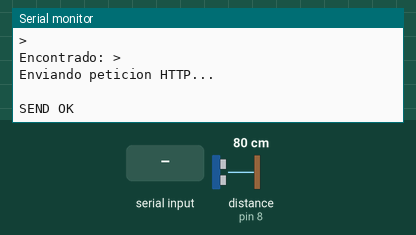
Simulated run of this sketch. Board: Arduino Mega 2560, built with avr-gcc and run on an emulated ATmega2560. Parts: the last lines printed to the serial monitor. Wiring (inferred from the names in the program): ultrasonic range finder: trigger pin 7; echo pin 8. The test bench sets the inputs (shaded band); at power-on: distance to the obstacle (sensor on pin 8) 80 cm. The echo pulse lasts 58.3 µs per cm; the modem accepts every AT command (registered, SIM ready, sends succeed) and sends nothing else.

Above: at 1.7 s.
1.8 s: "ERROR" received over the second serial link
At 1.97 s:
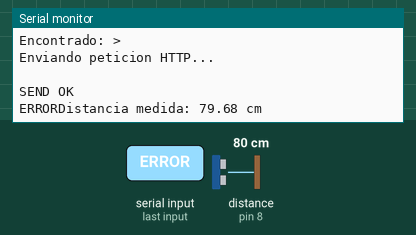
3.3 s: "FAIL" received over the second serial link
At 3.9 s:
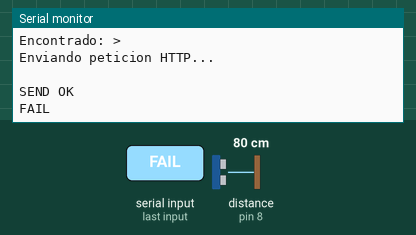
4.8 s: distance to the obstacle (sensor on pin 8) set to 2 cm
At 5.9 s:
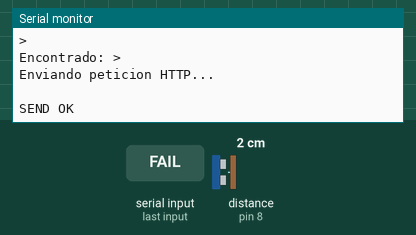
6.3 s: "ERROR" received over the second serial link
At 6.7 s:
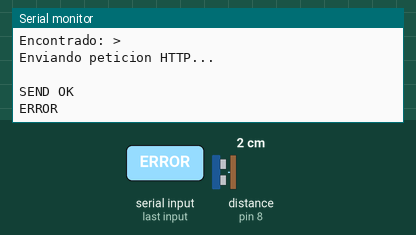
7.8 s: distance to the obstacle (sensor on pin 8) set to 4 cm
At 9.0 s:
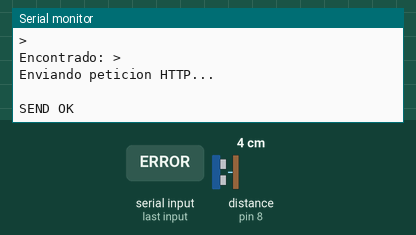
Timing chart, 0 to 10.3 s (numbered marks = the images above; inputs shaded):
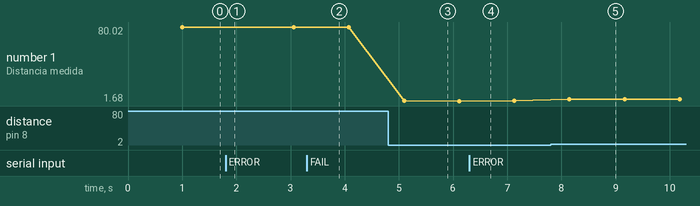

The sketch:

ULTRA_ARDU.ino
```cpp
const char* ssid = "Red robot";
const char* password = "Blacky2701";

// Cambia esta IP por la IP real que muestra el ESP32 LILYGO
const char* host = "10.90.75.183";
const int port = 80;

// Pines del sensor ultrasonico en el Mega
const int trigPin = 7;
const int echoPin = 8;

unsigned long tiempoAnterior = 0;
const unsigned long intervalo = 1000; // enviar cada 1 segundo

bool enviarComandoEsperando(String comando, String esperado, unsigned long tiempoMaximo) {
  Serial.print("Enviando: ");
  Serial.println(comando);

  Serial3.println(comando);

  String respuesta = "";
  unsigned long inicio = millis();

  while (millis() - inicio < tiempoMaximo) {
    while (Serial3.available()) {
      char c = Serial3.read();
      respuesta += c;
      Serial.write(c);

      if (respuesta.indexOf(esperado) >= 0) {
        Serial.println();
        Serial.print("Encontrado: ");
        Serial.println(esperado);
        return true;
      }

      if (respuesta.indexOf("ERROR") >= 0) {
        Serial.println();
        Serial.println("Respuesta ERROR detectada");
        return false;
      }

      if (respuesta.indexOf("FAIL") >= 0) {
        Serial.println();
        Serial.println("Respuesta FAIL detectada");
        return false;
      }
    }
  }

  Serial.println();
  Serial.print("No encontre: ");
  Serial.println(esperado);
  return false;
}

void leerRespuesta(unsigned long tiempoMaximo) {
  unsigned long inicio = millis();

  while (millis() - inicio < tiempoMaximo) {
    while (Serial3.available()) {
      Serial.write(Serial3.read());
    }
  }
}

float medirDistanciaCM() {
  digitalWrite(trigPin, LOW);
  delayMicroseconds(2);

  digitalWrite(trigPin, HIGH);
  delayMicroseconds(10);
  digitalWrite(trigPin, LOW);

  long duracion = pulseIn(echoPin, HIGH, 30000);

  if (duracion == 0) {
    return -1; // sin lectura
  }

  float distancia = duracion * 0.0343 / 2.0;
  return distancia;
}

void setup() {
  Serial.begin(115200);
  Serial3.begin(115200);

  pinMode(trigPin, OUTPUT);
  pinMode(echoPin, INPUT);

  delay(500);

  Serial.println("Iniciando ESP8266...");

  enviarComandoEsperando("AT", "OK", 2000);
  enviarComandoEsperando("ATE0", "OK", 2000);
  enviarComandoEsperando("AT+CWMODE=1", "OK", 2000);
  enviarComandoEsperando("AT+CIPMUX=0", "OK", 2000);

  String conectarWiFi = "AT+CWJAP=\"";
  conectarWiFi += ssid;
  conectarWiFi += "\",\"";
  conectarWiFi += password;
  conectarWiFi += "\"";

  Serial.println("Conectando al WiFi...");
  bool conectado = enviarComandoEsperando(conectarWiFi, "OK", 15000);

  if (conectado) {
    Serial.println("WiFi conectado.");
  } else {
    Serial.println("No se pudo conectar al WiFi.");
  }

  enviarComandoEsperando("AT+CIFSR", "STAIP", 3000);

  Serial.println("Listo para enviar distancia.");
}

void loop() {
  unsigned long tiempoActual = millis();

  if (tiempoActual - tiempoAnterior >= intervalo) {
    tiempoAnterior = tiempoActual;

    float distancia = medirDistanciaCM();

    Serial.print("Distancia medida: ");
    Serial.print(distancia);
    Serial.println(" cm");

    if (distancia > 0) {
      enviarDistancia(distancia);
    } else {
      Serial.println("Lectura invalida del sensor.");
    }
  }
}

void enviarDistancia(float distancia) {
  Serial.println();
  Serial.println("Enviando distancia al ESP32 LILYGO...");

  String iniciarConexion = "AT+CIPSTART=\"TCP\",\"";
  iniciarConexion += host;
  iniciarConexion += "\",";
  iniciarConexion += port;

  bool conexionOK = enviarComandoEsperando(iniciarConexion, "CONNECT", 3000);

  if (!conexionOK) {
    Serial.println("No se pudo abrir conexion TCP.");
    return;
  }

  String peticion = "";
  peticion += "GET /distancia?cm=";
  peticion += String(distancia, 1);
  peticion += " HTTP/1.0\r\n";
  peticion += "Host: ";
  peticion += host;
  peticion += "\r\n";
  peticion += "\r\n";

  String comandoEnviar = "AT+CIPSEND=";
  comandoEnviar += peticion.length();

  bool listoParaEnviar = enviarComandoEsperando(comandoEnviar, ">", 2000);

  if (!listoParaEnviar) {
    Serial.println("No aparecio el simbolo > para enviar datos.");
    return;
  }

  Serial.println("Enviando peticion HTTP...");
  Serial3.print(peticion);

  leerRespuesta(1000);
}
```

Measured:
- after the input at 1.8 s, the serial monitor: prints a new line at once (image 1)
- after the input at 3.3 s, the serial monitor: prints a new line at once (image 2)
- after the input at 4.8 s, the serial monitor: prints a new line after 0.30 s (image 3)
- after the input at 6.3 s, the serial monitor: prints a new line at once (image 4)
- after the input at 7.8 s, the serial monitor: prints a new line after 0.35 s (image 5)
- plotted number 1: 79.68 → 80.02 after the input at 3.3 s, 80.02 → 1.68 after the input at 4.8 s, 1.7 → 3.69 after the input at 7.8 s
